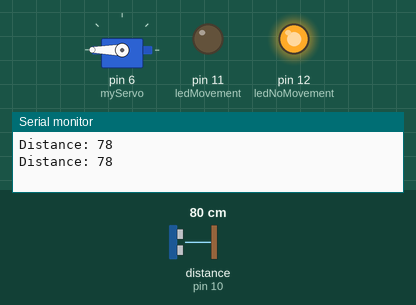
A sketch run on a simulated Arduino Uno, built with avr-gcc and run on an emulated ATmega328P. On the bench: servo, output pins drawn as LEDs (lit = HIGH), the last lines printed to the serial monitor. Wiring (inferred from the names in the program): ultrasonic range finder: trigger pin 9; echo pin 10. The test bench sets the inputs (shaded band); at power-on: distance to the obstacle (sensor on pin 10) 80 cm. The echo pulse lasts 58.3 µs per cm; pins used as bus, display or sensor lines are not drawn.

Above: at 1.8 s.
1.9 s: distance to the obstacle (sensor on pin 10) set to 13 cm
3.4 s: distance to the obstacle (sensor on pin 10) set to 10 cm
At 5.2 s:
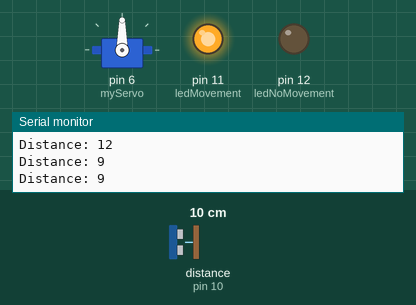
5.5 s: distance to the obstacle (sensor on pin 10) set to 18 cm
At 6.8 s:
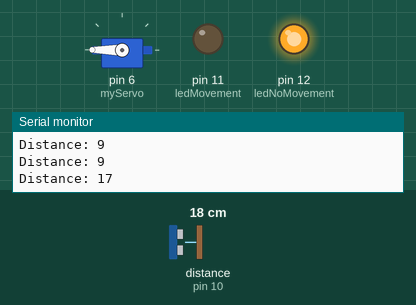
7.5 s: distance to the obstacle (sensor on pin 10) set to 2 cm
At 8.4 s:
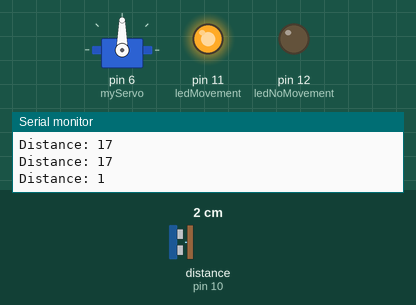
Timing chart, 0 to 10.5 s (numbered marks = the images above; inputs shaded):
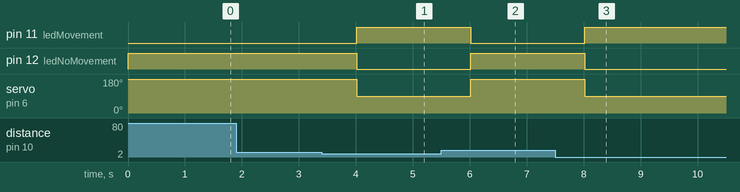

Measured:
- the behaviour switches between 12 and 11 cm on distance to the obstacle (sensor on pin 10) (found by bisection; images 0 and 1)
- after the input at 3.4 s, pin 11 (ledMovement): LOW → HIGH after 0.62 s; pin 12 (ledNoMovement): HIGH → LOW after 0.62 s; servo on pin 6 (myServo): 180° → 90° after 0.62 s
- after the input at 5.5 s, pin 11 (ledMovement): HIGH → LOW after 0.52 s; pin 12 (ledNoMovement): LOW → HIGH after 0.52 s; servo on pin 6 (myServo): 90° → 180° after 0.52 s
- after the input at 7.5 s, pin 11 (ledMovement): LOW → HIGH after 0.52 s; pin 12 (ledNoMovement): HIGH → LOW after 0.52 s; servo on pin 6 (myServo): 180° → 90° after 0.52 s

The sketch:

barrier.ino
```cpp
#include <Servo.h>

// Define pins
const int trigPin = 9;
const int echoPin = 10;
const int ledMovement = 11;     // LED when movement is detected
const int ledNoMovement = 12;   // LED when no movement is detected
Servo myServo;

// Define constants
long duration;
int distance;
int maxDistance = 10; // Adjust as needed

void setup() {
  pinMode(trigPin, OUTPUT);
  pinMode(echoPin, INPUT);
  pinMode(ledMovement, OUTPUT);
  pinMode(ledNoMovement, OUTPUT);

  myServo.attach(6);         // Servo motor pin
  myServo.write(180);         // Start at neutral position

  digitalWrite(ledNoMovement, HIGH);  // Green LED ON at start
  Serial.begin(9600);
}

void loop() {

  // Send ultrasonic pulse
  digitalWrite(trigPin, LOW);
  delayMicroseconds(2);
  digitalWrite(trigPin, HIGH);
  delayMicroseconds(10);
  digitalWrite(trigPin, LOW);

  // Receive echo
  duration = pulseIn(echoPin, HIGH);

  // Calculate distance in cm
  distance = duration * 0.034 / 2;

  Serial.print("Distance: ");
  Serial.println(distance);

  // Check if there is movement inside range
  if (distance <= maxDistance && distance > 0) {
    myServo.write(90);                // Move servo
    digitalWrite(ledMovement, HIGH);   // Red LED ON
    digitalWrite(ledNoMovement, LOW);  // Green LED OFF
  }
  else {
    myServo.write(180);                 // Return servo back
    digitalWrite(ledMovement, LOW);    // Red LED OFF
    digitalWrite(ledNoMovement, HIGH); // Green LED ON
  }

  delay(1000); // Small delay for stability
}
```
